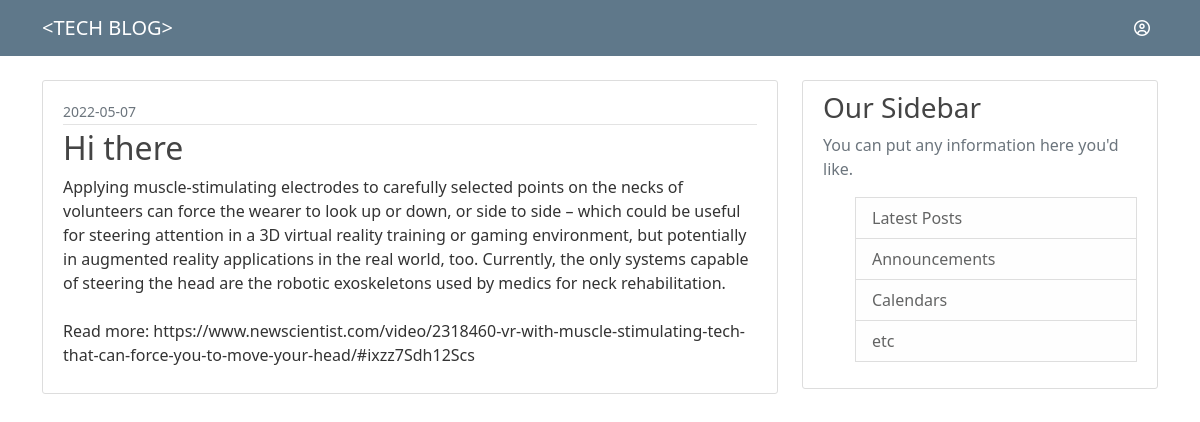
/post/1, run on the app's committed database.
### blog/models.py (models this page shows, shortened)
class Post(db.Model):
    id = db.Column(db.Integer(), primary_key=True)
    title = db.Column(db.String(length=50), nullable=False)
    content = db.Column(db.String(length=5000), nullable=False)
    date_posted = db.Column(db.DateTime, nullable=False, default=datetime.utcnow)
    owner = db.Column(db.Integer(), db.ForeignKey('user.id'), nullable=False)

### blog/posts/routes.py (the view)
@posts.route('/post/<int:post_id>')
def post(post_id):
    post = Post.query.get_or_404(post_id)
    return render_template('post.html', title=post.title, post=post)

### blog/templates/post.html (shortened to what this page needs)
{% extends 'based.html' %}
{% block content %}
        <article class="media content-section">
            <div class="media-body">
                <div class="article-metadata">
                    <small class="text-muted">{{ post.date_posted.strftime('%Y-%m-%d') }}</small>
                        </div>
                             <h2 class="article-title"> {{ post.title }}</h2>
                            <p class="article-content"> {{ post.content }}</p>
                        </div>
        </article>
{% endblock %}

### blog/static/main.css (style rules this page uses)
body { background: white; color: #333333; margin-top: 5rem; }
h1, h2, h3, h4, h5, h6 { color: #444444; }
.content-section { background: #ffffff; padding: 10px 20px; border: 1px solid #dddddd; border-radius: 3px; margin-bottom: 20px; }
.article-title { color: #444444; }
.article-content { white-space: pre-line; }
.article-metadata { padding-bottom: 1px; margin-bottom: 4px; border-bottom: 1px solid #e3e3e3 }

### data on the page
Post: date_posted "2022-05-07", title "Hi there", content "Applying muscle-stimulating electrodes to carefully selected points on the necks of volunteers can force the wearer to look up or down, or side to side – which could be useful for steering attention in a 3D virtual reality training or gaming environment, but potentially in augmented reality applications in the real world, too. Currently, the only systems capable of steering the head are the robotic exoskeletons used by medics for neck rehabilitation. Read more: https://www.newscientist.com/video/2318460-vr-with-muscle-stimulating-tech-that-can-force-you-to-move-your-head/#ixzz7Sdh12Scs"
